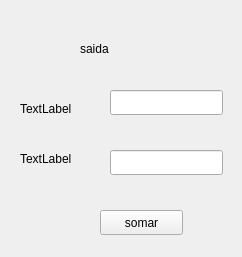
<?xml version="1.0" encoding="UTF-8"?>
<ui version="4.0">
 <class>Widget</class>
 <widget class="QWidget" name="Widget">
  <property name="geometry">
   <rect>
    <x>0</x>
    <y>0</y>
    <width>242</width>
    <height>257</height>
   </rect>
  </property>
  <property name="windowTitle">
   <string>Widget</string>
  </property>
  <widget class="QPushButton" name="botao">
   <property name="geometry">
    <rect>
     <x>100</x>
     <y>210</y>
     <width>83</width>
     <height>25</height>
    </rect>
   </property>
   <property name="text">
    <string>somar</string>
   </property>
  </widget>
  <widget class="QLabel" name="label">
   <property name="geometry">
    <rect>
     <x>80</x>
     <y>40</y>
     <width>64</width>
     <height>17</height>
    </rect>
   </property>
   <property name="text">
    <string>saida</string>
   </property>
  </widget>
  <widget class="QLabel" name="label_2">
   <property name="geometry">
    <rect>
     <x>20</x>
     <y>100</y>
     <width>64</width>
     <height>17</height>
    </rect>
   </property>
   <property name="text">
    <string>TextLabel</string>
   </property>
  </widget>
  <widget class="QLabel" name="label_3">
   <property name="geometry">
    <rect>
     <x>20</x>
     <y>150</y>
     <width>64</width>
     <height>17</height>
    </rect>
   </property>
   <property name="text">
    <string>TextLabel</string>
   </property>
  </widget>
  <widget class="QLineEdit" name="primeiro">
   <property name="geometry">
    <rect>
     <x>110</x>
     <y>90</y>
     <width>113</width>
     <height>25</height>
    </rect>
   </property>
  </widget>
  <widget class="QLineEdit" name="segundo">
   <property name="geometry">
    <rect>
     <x>110</x>
     <y>150</y>
     <width>113</width>
     <height>25</height>
    </rect>
   </property>
  </widget>
 </widget>
 <layoutdefault spacing="6" margin="11"/>
 <resources/>
 <connections/>
</ui>
